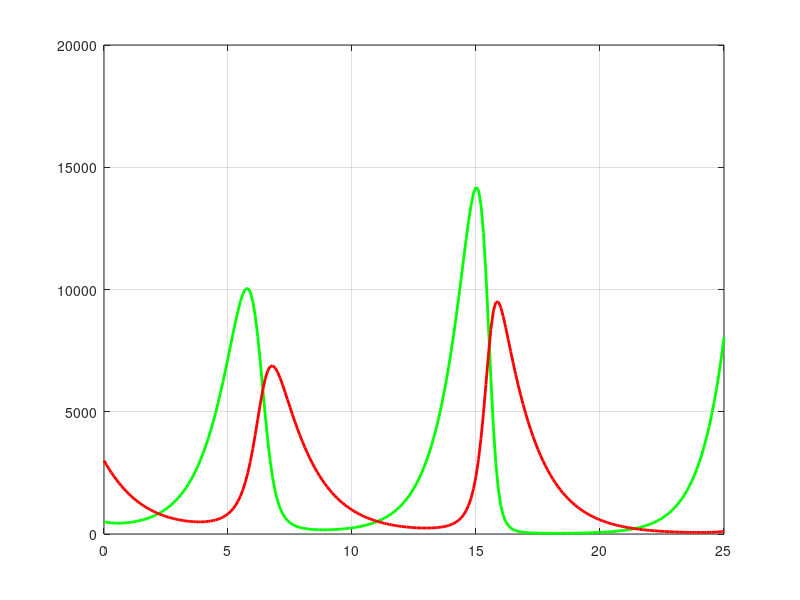

MATLAB code to generate this figure:
clc;clear all;
%NL=x,NG=y;
h=0.1;
t_start=0;
t_end=25;
t=t_start:h:t_end;
N=length(t);
x=zeros(1,N);
y=zeros(1,N);
x(1)=3000;
y(1)=500;
f=@(t,x,y)(0.00025*x*y-0.7*x);
g=@(t,x,y)(1.1*y-0.0005*x*y);
for i=1:(N-1)
    x(i+1)=x(i)+h*f(t(i),x(i),y(i));
    y(i+1)=y(i)+h*g(t(i),x(i),y(i));
end

fprintf("\n  EULER METHOD  \n")
disp("______________________________")
fprintf("Time(t)               X(t)         Y(t)");
fprintf('\n-----------------------------------------\n');
for i=1:N
    fprintf("%-10.1f %15.2f %15.2f\n",t(i),x(i),y(i));
end
plot(t, y, 'g-', 'LineWidth', 2);
hold on
plot(t, x, 'r-', 'LineWidth', 2);           
grid on;
